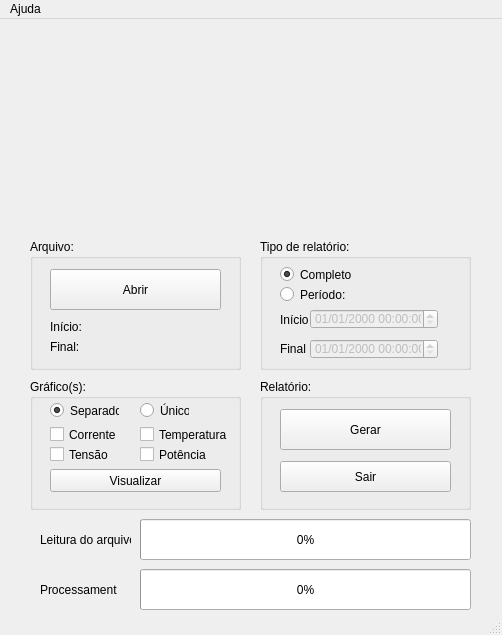
<?xml version="1.0" encoding="UTF-8"?>
<ui version="4.0">
 <class>mainWindow</class>
 <widget class="QMainWindow" name="mainWindow">
  <property name="geometry">
   <rect>
    <x>0</x>
    <y>0</y>
    <width>502</width>
    <height>635</height>
   </rect>
  </property>
  <property name="windowTitle">
   <string>Sistema de Relatórios</string>
  </property>
  <property name="windowIcon">
   <iconset theme="icon">
    <normaloff>.</normaloff>.</iconset>
  </property>
  <widget class="QWidget" name="centralwidget">
   <widget class="QGroupBox" name="gbGrafico">
    <property name="geometry">
     <rect>
      <x>30</x>
      <y>360</y>
      <width>211</width>
      <height>131</height>
     </rect>
    </property>
    <property name="title">
     <string>Gráfico(s):</string>
    </property>
    <widget class="QRadioButton" name="rb_Separado">
     <property name="geometry">
      <rect>
       <x>20</x>
       <y>16</y>
       <width>69</width>
       <height>31</height>
      </rect>
     </property>
     <property name="text">
      <string>Separado</string>
     </property>
     <property name="checked">
      <bool>true</bool>
     </property>
    </widget>
    <widget class="QRadioButton" name="rb_Juntos">
     <property name="geometry">
      <rect>
       <x>110</x>
       <y>16</y>
       <width>49</width>
       <height>31</height>
      </rect>
     </property>
     <property name="text">
      <string>Único</string>
     </property>
     <property name="checked">
      <bool>false</bool>
     </property>
    </widget>
    <widget class="QPushButton" name="bt_Grafico">
     <property name="geometry">
      <rect>
       <x>20</x>
       <y>90</y>
       <width>171</width>
       <height>23</height>
      </rect>
     </property>
     <property name="text">
      <string>Visualizar</string>
     </property>
    </widget>
    <widget class="QCheckBox" name="cb_Potencia">
     <property name="geometry">
      <rect>
       <x>110</x>
       <y>60</y>
       <width>70</width>
       <height>31</height>
      </rect>
     </property>
     <property name="text">
      <string>Potência</string>
     </property>
    </widget>
    <widget class="QCheckBox" name="cb_Corrente">
     <property name="geometry">
      <rect>
       <x>20</x>
       <y>40</y>
       <width>70</width>
       <height>31</height>
      </rect>
     </property>
     <property name="text">
      <string>Corrente</string>
     </property>
    </widget>
    <widget class="QCheckBox" name="cb_Tensao">
     <property name="geometry">
      <rect>
       <x>20</x>
       <y>60</y>
       <width>70</width>
       <height>31</height>
      </rect>
     </property>
     <property name="text">
      <string>Tensão</string>
     </property>
    </widget>
    <widget class="QCheckBox" name="cb_Temperatura">
     <property name="geometry">
      <rect>
       <x>110</x>
       <y>40</y>
       <width>91</width>
       <height>31</height>
      </rect>
     </property>
     <property name="text">
      <string>Temperatura</string>
     </property>
    </widget>
   </widget>
   <widget class="QGroupBox" name="gbTipo">
    <property name="enabled">
     <bool>true</bool>
    </property>
    <property name="geometry">
     <rect>
      <x>260</x>
      <y>220</y>
      <width>211</width>
      <height>131</height>
     </rect>
    </property>
    <property name="title">
     <string>Tipo de relatório:</string>
    </property>
    <widget class="QRadioButton" name="rb_Completo">
     <property name="geometry">
      <rect>
       <x>20</x>
       <y>20</y>
       <width>82</width>
       <height>31</height>
      </rect>
     </property>
     <property name="text">
      <string>Completo</string>
     </property>
     <property name="checked">
      <bool>true</bool>
     </property>
    </widget>
    <widget class="QRadioButton" name="rb_Periodo">
     <property name="geometry">
      <rect>
       <x>20</x>
       <y>40</y>
       <width>82</width>
       <height>31</height>
      </rect>
     </property>
     <property name="text">
      <string>Período:</string>
     </property>
    </widget>
    <widget class="QDateTimeEdit" name="dt_Final">
     <property name="enabled">
      <bool>false</bool>
     </property>
     <property name="geometry">
      <rect>
       <x>50</x>
       <y>100</y>
       <width>128</width>
       <height>20</height>
      </rect>
     </property>
     <property name="displayFormat">
      <string>dd/MM/yyyy HH:mm:ss</string>
     </property>
    </widget>
    <widget class="QLabel" name="label_6">
     <property name="geometry">
      <rect>
       <x>20</x>
       <y>100</y>
       <width>26</width>
       <height>20</height>
      </rect>
     </property>
     <property name="text">
      <string>Final:</string>
     </property>
    </widget>
    <widget class="QLabel" name="label_5">
     <property name="geometry">
      <rect>
       <x>20</x>
       <y>70</y>
       <width>29</width>
       <height>21</height>
      </rect>
     </property>
     <property name="text">
      <string>Início:</string>
     </property>
    </widget>
    <widget class="QDateTimeEdit" name="dt_Inicio">
     <property name="enabled">
      <bool>false</bool>
     </property>
     <property name="geometry">
      <rect>
       <x>50</x>
       <y>70</y>
       <width>128</width>
       <height>20</height>
      </rect>
     </property>
     <property name="font">
      <font>
       <weight>50</weight>
       <italic>false</italic>
       <bold>false</bold>
       <underline>false</underline>
       <strikeout>false</strikeout>
       <kerning>true</kerning>
      </font>
     </property>
     <property name="showGroupSeparator" stdset="0">
      <bool>false</bool>
     </property>
     <property name="displayFormat">
      <string>dd/MM/yyyy HH:mm:ss</string>
     </property>
    </widget>
   </widget>
   <widget class="QGroupBox" name="gbArquivo">
    <property name="geometry">
     <rect>
      <x>30</x>
      <y>220</y>
      <width>211</width>
      <height>131</height>
     </rect>
    </property>
    <property name="font">
     <font>
      <weight>50</weight>
      <bold>false</bold>
     </font>
    </property>
    <property name="title">
     <string>Arquivo:</string>
    </property>
    <widget class="QPushButton" name="bt_Abrir">
     <property name="geometry">
      <rect>
       <x>20</x>
       <y>30</y>
       <width>171</width>
       <height>41</height>
      </rect>
     </property>
     <property name="text">
      <string>Abrir</string>
     </property>
    </widget>
    <widget class="QLabel" name="labelFinal">
     <property name="geometry">
      <rect>
       <x>20</x>
       <y>100</y>
       <width>171</width>
       <height>16</height>
      </rect>
     </property>
     <property name="text">
      <string>Final: </string>
     </property>
    </widget>
    <widget class="QLabel" name="labelInicio">
     <property name="geometry">
      <rect>
       <x>20</x>
       <y>80</y>
       <width>171</width>
       <height>16</height>
      </rect>
     </property>
     <property name="text">
      <string>Início:</string>
     </property>
    </widget>
   </widget>
   <widget class="QGroupBox" name="gbRelatorio">
    <property name="geometry">
     <rect>
      <x>260</x>
      <y>360</y>
      <width>211</width>
      <height>131</height>
     </rect>
    </property>
    <property name="title">
     <string>Relatório:</string>
    </property>
    <widget class="QPushButton" name="bt_GerarRelatorio">
     <property name="geometry">
      <rect>
       <x>20</x>
       <y>30</y>
       <width>171</width>
       <height>41</height>
      </rect>
     </property>
     <property name="text">
      <string>Gerar</string>
     </property>
     <property name="autoDefault">
      <bool>false</bool>
     </property>
     <property name="default">
      <bool>false</bool>
     </property>
     <property name="flat">
      <bool>false</bool>
     </property>
    </widget>
    <widget class="QPushButton" name="bt_Sair">
     <property name="geometry">
      <rect>
       <x>20</x>
       <y>82</y>
       <width>171</width>
       <height>31</height>
      </rect>
     </property>
     <property name="text">
      <string>Sair</string>
     </property>
    </widget>
   </widget>
   <widget class="QProgressBar" name="progressBarLeitura">
    <property name="geometry">
     <rect>
      <x>140</x>
      <y>500</y>
      <width>331</width>
      <height>41</height>
     </rect>
    </property>
    <property name="value">
     <number>0</number>
    </property>
   </widget>
   <widget class="QProgressBar" name="progressBarProcessamento">
    <property name="geometry">
     <rect>
      <x>140</x>
      <y>550</y>
      <width>331</width>
      <height>41</height>
     </rect>
    </property>
    <property name="value">
     <number>0</number>
    </property>
   </widget>
   <widget class="QLabel" name="label">
    <property name="geometry">
     <rect>
      <x>40</x>
      <y>510</y>
      <width>91</width>
      <height>21</height>
     </rect>
    </property>
    <property name="text">
     <string>Leitura do arquivo:</string>
    </property>
   </widget>
   <widget class="QLabel" name="label_2">
    <property name="geometry">
     <rect>
      <x>40</x>
      <y>560</y>
      <width>77</width>
      <height>21</height>
     </rect>
    </property>
    <property name="text">
     <string>Processamento:</string>
    </property>
   </widget>
   <widget class="QLabel" name="lb_image">
    <property name="geometry">
     <rect>
      <x>0</x>
      <y>20</y>
      <width>501</width>
      <height>191</height>
     </rect>
    </property>
    <property name="text">
     <string/>
    </property>
    <property name="pixmap">
     <pixmap>imagens/logo.png</pixmap>
    </property>
    <property name="scaledContents">
     <bool>true</bool>
    </property>
   </widget>
   <widget class="QLabel" name="lbFundo">
    <property name="geometry">
     <rect>
      <x>0</x>
      <y>200</y>
      <width>501</width>
      <height>391</height>
     </rect>
    </property>
    <property name="text">
     <string/>
    </property>
    <property name="pixmap">
     <pixmap>imagens/fundo.png</pixmap>
    </property>
    <property name="scaledContents">
     <bool>true</bool>
    </property>
   </widget>
   <zorder>lbFundo</zorder>
   <zorder>gbGrafico</zorder>
   <zorder>gbTipo</zorder>
   <zorder>gbArquivo</zorder>
   <zorder>gbRelatorio</zorder>
   <zorder>progressBarLeitura</zorder>
   <zorder>progressBarProcessamento</zorder>
   <zorder>label</zorder>
   <zorder>label_2</zorder>
   <zorder>lb_image</zorder>
  </widget>
  <widget class="QMenuBar" name="menubar">
   <property name="geometry">
    <rect>
     <x>0</x>
     <y>0</y>
     <width>502</width>
     <height>21</height>
    </rect>
   </property>
   <widget class="QMenu" name="menuSobre">
    <property name="title">
     <string>Ajuda</string>
    </property>
    <addaction name="separator"/>
    <addaction name="actionSobre"/>
   </widget>
   <addaction name="menuSobre"/>
  </widget>
  <widget class="QStatusBar" name="statusbar"/>
  <action name="actionSobre">
   <property name="text">
    <string>Sobre</string>
   </property>
  </action>
 </widget>
 <tabstops>
  <tabstop>bt_Abrir</tabstop>
  <tabstop>rb_Completo</tabstop>
  <tabstop>rb_Periodo</tabstop>
  <tabstop>dt_Inicio</tabstop>
  <tabstop>dt_Final</tabstop>
  <tabstop>rb_Separado</tabstop>
  <tabstop>rb_Juntos</tabstop>
  <tabstop>cb_Corrente</tabstop>
  <tabstop>cb_Tensao</tabstop>
  <tabstop>cb_Potencia</tabstop>
  <tabstop>bt_Grafico</tabstop>
  <tabstop>bt_GerarRelatorio</tabstop>
  <tabstop>bt_Sair</tabstop>
 </tabstops>
 <resources/>
 <connections/>
</ui>
